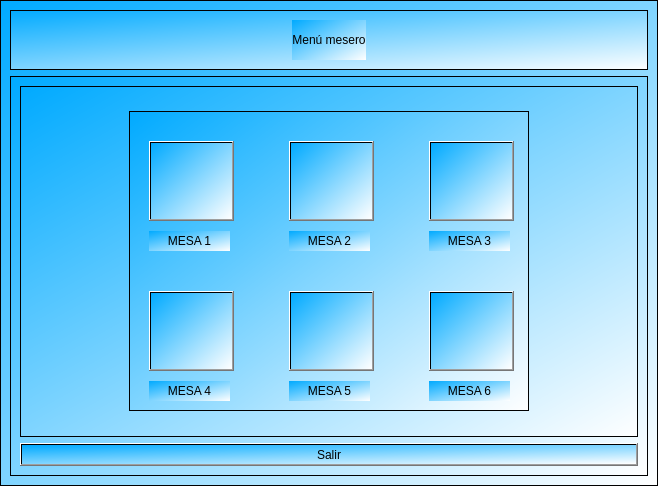
<?xml version="1.0" encoding="UTF-8"?>
<ui version="4.0">
 <class>MainWindow</class>
 <widget class="QMainWindow" name="MainWindow">
  <property name="geometry">
   <rect>
    <x>0</x>
    <y>0</y>
    <width>658</width>
    <height>486</height>
   </rect>
  </property>
  <property name="windowTitle">
   <string>MainWindow</string>
  </property>
  <widget class="QWidget" name="centralwidget">
   <layout class="QVBoxLayout" name="verticalLayout">
    <property name="spacing">
     <number>0</number>
    </property>
    <property name="leftMargin">
     <number>0</number>
    </property>
    <property name="topMargin">
     <number>0</number>
    </property>
    <property name="rightMargin">
     <number>0</number>
    </property>
    <property name="bottomMargin">
     <number>0</number>
    </property>
    <item>
     <widget class="QFrame" name="frame">
      <property name="styleSheet">
       <string notr="true">background-color: qlineargradient(spread:pad, x1:0, y1:0, x2:1, y2:1, stop:0 rgba(0, 170, 255, 255), stop:1 rgba(255, 255, 255, 255));</string>
      </property>
      <property name="frameShape">
       <enum>QFrame::StyledPanel</enum>
      </property>
      <property name="frameShadow">
       <enum>QFrame::Raised</enum>
      </property>
      <layout class="QVBoxLayout" name="verticalLayout_2">
       <item>
        <widget class="QFrame" name="frame_3">
         <property name="minimumSize">
          <size>
           <width>0</width>
           <height>60</height>
          </size>
         </property>
         <property name="maximumSize">
          <size>
           <width>16777215</width>
           <height>60</height>
          </size>
         </property>
         <property name="frameShape">
          <enum>QFrame::StyledPanel</enum>
         </property>
         <property name="frameShadow">
          <enum>QFrame::Raised</enum>
         </property>
         <layout class="QHBoxLayout" name="horizontalLayout_2">
          <item>
           <spacer name="horizontalSpacer_3">
            <property name="orientation">
             <enum>Qt::Horizontal</enum>
            </property>
            <property name="sizeHint" stdset="0">
             <size>
              <width>204</width>
              <height>20</height>
             </size>
            </property>
           </spacer>
          </item>
          <item>
           <widget class="QLabel" name="label">
            <property name="toolTip">
             <string>&lt;html&gt;&lt;head/&gt;&lt;body&gt;&lt;p align=&quot;center&quot;&gt;&lt;br/&gt;&lt;/p&gt;&lt;/body&gt;&lt;/html&gt;</string>
            </property>
            <property name="whatsThis">
             <string>&lt;html&gt;&lt;head/&gt;&lt;body&gt;&lt;p align=&quot;center&quot;&gt;&lt;br/&gt;&lt;/p&gt;&lt;/body&gt;&lt;/html&gt;</string>
            </property>
            <property name="styleSheet">
             <string notr="true">font: 900 italic 22pt &quot;Segoe UI&quot;;</string>
            </property>
            <property name="text">
             <string>Menú mesero</string>
            </property>
            <property name="alignment">
             <set>Qt::AlignCenter</set>
            </property>
           </widget>
          </item>
          <item>
           <spacer name="horizontalSpacer_4">
            <property name="orientation">
             <enum>Qt::Horizontal</enum>
            </property>
            <property name="sizeHint" stdset="0">
             <size>
              <width>204</width>
              <height>20</height>
             </size>
            </property>
           </spacer>
          </item>
         </layout>
        </widget>
       </item>
       <item>
        <widget class="QFrame" name="frame_2">
         <property name="frameShape">
          <enum>QFrame::StyledPanel</enum>
         </property>
         <property name="frameShadow">
          <enum>QFrame::Raised</enum>
         </property>
         <layout class="QVBoxLayout" name="verticalLayout_3">
          <item>
           <widget class="QFrame" name="frame_4">
            <property name="frameShape">
             <enum>QFrame::StyledPanel</enum>
            </property>
            <property name="frameShadow">
             <enum>QFrame::Raised</enum>
            </property>
            <layout class="QHBoxLayout" name="horizontalLayout">
             <item>
              <spacer name="horizontalSpacer">
               <property name="orientation">
                <enum>Qt::Horizontal</enum>
               </property>
               <property name="sizeHint" stdset="0">
                <size>
                 <width>89</width>
                 <height>20</height>
                </size>
               </property>
              </spacer>
             </item>
             <item>
              <layout class="QVBoxLayout" name="verticalLayout_4">
               <item>
                <spacer name="verticalSpacer">
                 <property name="orientation">
                  <enum>Qt::Vertical</enum>
                 </property>
                 <property name="sizeHint" stdset="0">
                  <size>
                   <width>20</width>
                   <height>40</height>
                  </size>
                 </property>
                </spacer>
               </item>
               <item>
                <widget class="QFrame" name="frame_5">
                 <property name="minimumSize">
                  <size>
                   <width>400</width>
                   <height>300</height>
                  </size>
                 </property>
                 <property name="maximumSize">
                  <size>
                   <width>400</width>
                   <height>400</height>
                  </size>
                 </property>
                 <property name="styleSheet">
                  <string notr="true"/>
                 </property>
                 <property name="frameShape">
                  <enum>QFrame::StyledPanel</enum>
                 </property>
                 <property name="frameShadow">
                  <enum>QFrame::Raised</enum>
                 </property>
                 <widget class="QPushButton" name="bt_mesa1">
                  <property name="geometry">
                   <rect>
                    <x>20</x>
                    <y>30</y>
                    <width>85</width>
                    <height>80</height>
                   </rect>
                  </property>
                  <property name="minimumSize">
                   <size>
                    <width>85</width>
                    <height>80</height>
                   </size>
                  </property>
                  <property name="maximumSize">
                   <size>
                    <width>0</width>
                    <height>80</height>
                   </size>
                  </property>
                  <property name="styleSheet">
                   <string notr="true"/>
                  </property>
                  <property name="text">
                   <string/>
                  </property>
                  <property name="icon">
                   <iconset>
                    <normaloff>iconos interfaz/mesa.png</normaloff>iconos interfaz/mesa.png</iconset>
                  </property>
                  <property name="iconSize">
                   <size>
                    <width>80</width>
                    <height>80</height>
                   </size>
                  </property>
                 </widget>
                 <widget class="QPushButton" name="bt_mesa2">
                  <property name="geometry">
                   <rect>
                    <x>160</x>
                    <y>30</y>
                    <width>85</width>
                    <height>80</height>
                   </rect>
                  </property>
                  <property name="minimumSize">
                   <size>
                    <width>85</width>
                    <height>80</height>
                   </size>
                  </property>
                  <property name="maximumSize">
                   <size>
                    <width>0</width>
                    <height>80</height>
                   </size>
                  </property>
                  <property name="text">
                   <string/>
                  </property>
                  <property name="icon">
                   <iconset>
                    <normaloff>iconos interfaz/mesa.png</normaloff>iconos interfaz/mesa.png</iconset>
                  </property>
                  <property name="iconSize">
                   <size>
                    <width>80</width>
                    <height>80</height>
                   </size>
                  </property>
                 </widget>
                 <widget class="QPushButton" name="bt_mesa3">
                  <property name="geometry">
                   <rect>
                    <x>300</x>
                    <y>30</y>
                    <width>85</width>
                    <height>80</height>
                   </rect>
                  </property>
                  <property name="minimumSize">
                   <size>
                    <width>85</width>
                    <height>80</height>
                   </size>
                  </property>
                  <property name="maximumSize">
                   <size>
                    <width>0</width>
                    <height>80</height>
                   </size>
                  </property>
                  <property name="text">
                   <string/>
                  </property>
                  <property name="icon">
                   <iconset>
                    <normaloff>iconos interfaz/mesa.png</normaloff>iconos interfaz/mesa.png</iconset>
                  </property>
                  <property name="iconSize">
                   <size>
                    <width>80</width>
                    <height>80</height>
                   </size>
                  </property>
                 </widget>
                 <widget class="QPushButton" name="bt_mesa5">
                  <property name="geometry">
                   <rect>
                    <x>160</x>
                    <y>180</y>
                    <width>85</width>
                    <height>80</height>
                   </rect>
                  </property>
                  <property name="minimumSize">
                   <size>
                    <width>85</width>
                    <height>80</height>
                   </size>
                  </property>
                  <property name="maximumSize">
                   <size>
                    <width>0</width>
                    <height>80</height>
                   </size>
                  </property>
                  <property name="text">
                   <string/>
                  </property>
                  <property name="icon">
                   <iconset>
                    <normaloff>iconos interfaz/mesa.png</normaloff>iconos interfaz/mesa.png</iconset>
                  </property>
                  <property name="iconSize">
                   <size>
                    <width>80</width>
                    <height>80</height>
                   </size>
                  </property>
                 </widget>
                 <widget class="QPushButton" name="bt_mesa4">
                  <property name="geometry">
                   <rect>
                    <x>20</x>
                    <y>180</y>
                    <width>85</width>
                    <height>80</height>
                   </rect>
                  </property>
                  <property name="minimumSize">
                   <size>
                    <width>85</width>
                    <height>80</height>
                   </size>
                  </property>
                  <property name="maximumSize">
                   <size>
                    <width>0</width>
                    <height>80</height>
                   </size>
                  </property>
                  <property name="text">
                   <string/>
                  </property>
                  <property name="icon">
                   <iconset>
                    <normaloff>iconos interfaz/mesa.png</normaloff>iconos interfaz/mesa.png</iconset>
                  </property>
                  <property name="iconSize">
                   <size>
                    <width>80</width>
                    <height>80</height>
                   </size>
                  </property>
                 </widget>
                 <widget class="QPushButton" name="bt_mesa6">
                  <property name="geometry">
                   <rect>
                    <x>300</x>
                    <y>180</y>
                    <width>85</width>
                    <height>80</height>
                   </rect>
                  </property>
                  <property name="minimumSize">
                   <size>
                    <width>85</width>
                    <height>80</height>
                   </size>
                  </property>
                  <property name="maximumSize">
                   <size>
                    <width>0</width>
                    <height>80</height>
                   </size>
                  </property>
                  <property name="text">
                   <string/>
                  </property>
                  <property name="icon">
                   <iconset>
                    <normaloff>iconos interfaz/mesa.png</normaloff>iconos interfaz/mesa.png</iconset>
                  </property>
                  <property name="iconSize">
                   <size>
                    <width>80</width>
                    <height>80</height>
                   </size>
                  </property>
                 </widget>
                 <widget class="QLabel" name="lb_indicador_m1">
                  <property name="geometry">
                   <rect>
                    <x>20</x>
                    <y>120</y>
                    <width>81</width>
                    <height>20</height>
                   </rect>
                  </property>
                  <property name="styleSheet">
                   <string notr="true">font: 900 italic 10pt &quot;Segoe UI&quot;;</string>
                  </property>
                  <property name="text">
                   <string>MESA 1</string>
                  </property>
                  <property name="alignment">
                   <set>Qt::AlignCenter</set>
                  </property>
                 </widget>
                 <widget class="QLabel" name="lb_indicador_m2">
                  <property name="geometry">
                   <rect>
                    <x>160</x>
                    <y>120</y>
                    <width>81</width>
                    <height>20</height>
                   </rect>
                  </property>
                  <property name="styleSheet">
                   <string notr="true">font: 900 italic 10pt &quot;Segoe UI&quot;;</string>
                  </property>
                  <property name="text">
                   <string>MESA 2</string>
                  </property>
                  <property name="alignment">
                   <set>Qt::AlignCenter</set>
                  </property>
                 </widget>
                 <widget class="QLabel" name="lb_indicador_m3">
                  <property name="geometry">
                   <rect>
                    <x>300</x>
                    <y>120</y>
                    <width>81</width>
                    <height>20</height>
                   </rect>
                  </property>
                  <property name="styleSheet">
                   <string notr="true">font: 900 italic 10pt &quot;Segoe UI&quot;;</string>
                  </property>
                  <property name="text">
                   <string>MESA 3</string>
                  </property>
                  <property name="alignment">
                   <set>Qt::AlignCenter</set>
                  </property>
                 </widget>
                 <widget class="QLabel" name="lb_indicador_m4">
                  <property name="geometry">
                   <rect>
                    <x>20</x>
                    <y>270</y>
                    <width>81</width>
                    <height>20</height>
                   </rect>
                  </property>
                  <property name="styleSheet">
                   <string notr="true">font: 900 italic 10pt &quot;Segoe UI&quot;;</string>
                  </property>
                  <property name="text">
                   <string>MESA 4</string>
                  </property>
                  <property name="alignment">
                   <set>Qt::AlignCenter</set>
                  </property>
                 </widget>
                 <widget class="QLabel" name="lb_indicador_m5">
                  <property name="geometry">
                   <rect>
                    <x>160</x>
                    <y>270</y>
                    <width>81</width>
                    <height>20</height>
                   </rect>
                  </property>
                  <property name="styleSheet">
                   <string notr="true">font: 900 italic 10pt &quot;Segoe UI&quot;;</string>
                  </property>
                  <property name="text">
                   <string>MESA 5</string>
                  </property>
                  <property name="alignment">
                   <set>Qt::AlignCenter</set>
                  </property>
                 </widget>
                 <widget class="QLabel" name="lb_indicador_m6">
                  <property name="geometry">
                   <rect>
                    <x>300</x>
                    <y>270</y>
                    <width>81</width>
                    <height>20</height>
                   </rect>
                  </property>
                  <property name="styleSheet">
                   <string notr="true">font: 900 italic 10pt &quot;Segoe UI&quot;;</string>
                  </property>
                  <property name="text">
                   <string>MESA 6</string>
                  </property>
                  <property name="alignment">
                   <set>Qt::AlignCenter</set>
                  </property>
                 </widget>
                </widget>
               </item>
               <item>
                <spacer name="verticalSpacer_2">
                 <property name="orientation">
                  <enum>Qt::Vertical</enum>
                 </property>
                 <property name="sizeHint" stdset="0">
                  <size>
                   <width>20</width>
                   <height>40</height>
                  </size>
                 </property>
                </spacer>
               </item>
              </layout>
             </item>
             <item>
              <spacer name="horizontalSpacer_2">
               <property name="orientation">
                <enum>Qt::Horizontal</enum>
               </property>
               <property name="sizeHint" stdset="0">
                <size>
                 <width>89</width>
                 <height>20</height>
                </size>
               </property>
              </spacer>
             </item>
            </layout>
           </widget>
          </item>
          <item>
           <widget class="QPushButton" name="bt_salir">
            <property name="styleSheet">
             <string notr="true">font: 900 italic 18pt &quot;Segoe UI&quot;;</string>
            </property>
            <property name="text">
             <string>Salir</string>
            </property>
           </widget>
          </item>
         </layout>
        </widget>
       </item>
      </layout>
     </widget>
    </item>
   </layout>
  </widget>
 </widget>
 <resources/>
 <connections/>
</ui>
